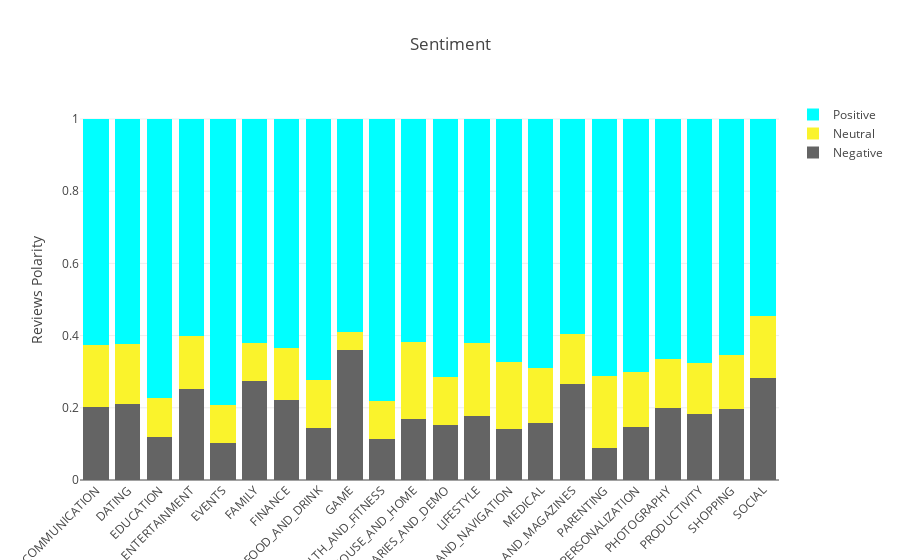

Source (notebook cell):
### Code cell
grouped_sentiment_category_count = comb.groupby(['Category', 'Sentiment']).agg({'App': 'count'}).reset_index()
grouped_sentiment_category_sum = comb.groupby(['Category']).agg({'Sentiment': 'count'}).reset_index()

new_df = pd.merge(grouped_sentiment_category_count, grouped_sentiment_category_sum, on=["Category"])

new_df['Sentiment_Normalized'] = new_df.App/new_df.Sentiment_y
new_df = new_df.groupby('Category').filter(lambda x: len(x) ==3)

new_df

trace1 = go.Bar(
    x=list(new_df.Category[::3])[6:-5],
    y= new_df.Sentiment_Normalized[::3][6:-5],
    name='Negative',
    marker=dict(color = 'rgb(100, 100, 100)')
)

trace2 = go.Bar(
    x=list(new_df.Category[::3])[6:-5],
    y= new_df.Sentiment_Normalized[1::3][6:-5],
    name='Neutral',
    marker=dict(color = 'rgb(250, 243, 44)')
)

trace3 = go.Bar(
    x=list(new_df.Category[::3])[6:-5],
    y= new_df.Sentiment_Normalized[2::3][6:-5],
    name='Positive',
    marker=dict(color = 'rgb(0, 255, 255)')
)

data = [trace1, trace2, trace3]
layout = go.Layout(
    title = 'Sentiment',
    barmode='stack',
    xaxis = {'tickangle': -45},
    yaxis = {'title': 'Reviews Polarity'}
)

fig = go.Figure(data=data, layout=layout)

plotly.offline.iplot({'data': data, 'layout': layout})

### Figure 1 — Plotly figure (JSON) as saved in the notebook; plotly's stock layout.template omitted (floating-point values rounded to 4 significant figures)
{"data": [{"marker": {"color": "rgb(100, 100, 100)"}, "name": "Negative", "type": "bar", "uid": "eafdd160-790e-4d17-bb78-de2c9b9258f0", "x": ["COMMUNICATION", "DATING", "EDUCATION", "ENTERTAINMENT", "EVENTS", "FAMILY", "FINANCE", "FOOD_AND_DRINK", "GAME", "HEALTH_AND_FITNESS", "HOUSE_AND_HOME", "LIBRARIES_AND_DEMO", "LIFESTYLE", "MAPS_AND_NAVIGATION", "MEDICAL", "NEWS_AND_MAGAZINES", "PARENTING", "PERSONALIZATION", "PHOTOGRAPHY", "PRODUCTIVITY", "SHOPPING", "SOCIAL"], "y": [0.2021, 0.2105, 0.1204, 0.2524, 0.1013, 0.2748, 0.223, 0.1442, 0.3606, 0.1143, 0.1703, 0.1532, 0.1771, 0.1406, 0.1593, 0.2654, 0.08846, 0.1456, 0.1998, 0.1839, 0.1971, 0.2821]}, {"marker": {"color": "rgb(250, 243, 44)"}, "name": "Neutral", "type": "bar", "uid": "d142ae4d-de18-4b81-a2c6-21f139fde8fb", "x": ["COMMUNICATION", "DATING", "EDUCATION", "ENTERTAINMENT", "EVENTS", "FAMILY", "FINANCE", "FOOD_AND_DRINK", "GAME", "HEALTH_AND_FITNESS", "HOUSE_AND_HOME", "LIBRARIES_AND_DEMO", "LIFESTYLE", "MAPS_AND_NAVIGATION", "MEDICAL", "NEWS_AND_MAGAZINES", "PARENTING", "PERSONALIZATION", "PHOTOGRAPHY", "PRODUCTIVITY", "SHOPPING", "SOCIAL"], "y": [0.1719, 0.1668, 0.1063, 0.1464, 0.1076, 0.1035, 0.1422, 0.1317, 0.05001, 0.1058, 0.2133, 0.1321, 0.2013, 0.1875, 0.15, 0.1394, 0.2, 0.1545, 0.1361, 0.1394, 0.1492, 0.1727]}, {"marker": {"color": "rgb(0, 255, 255)"}, "name": "Positive", "type": "bar", "uid": "4c3c4f3d-d8da-4701-a8cc-7a6bfb3212f5", "x": ["COMMUNICATION", "DATING", "EDUCATION", "ENTERTAINMENT", "EVENTS", "FAMILY", "FINANCE", "FOOD_AND_DRINK", "GAME", "HEALTH_AND_FITNESS", "HOUSE_AND_HOME", "LIBRARIES_AND_DEMO", "LIFESTYLE", "MAPS_AND_NAVIGATION", "MEDICAL", "NEWS_AND_MAGAZINES", "PARENTING", "PERSONALIZATION", "PHOTOGRAPHY", "PRODUCTIVITY", "SHOPPING", "SOCIAL"], "y": [0.626, 0.6227, 0.7733, 0.6013, 0.7911, 0.6217, 0.6348, 0.7241, 0.5894, 0.7799, 0.6164, 0.7147, 0.6216, 0.6719, 0.6907, 0.5952, 0.7115, 0.6999, 0.6641, 0.6767, 0.6537, 0.5452]}], "layout": {"barmode": "stack", "title": {"text": "Sentiment"}, "xaxis": {"tickangle": -45}, "yaxis": {"title": {"text": "Reviews Polarity"}}}}
